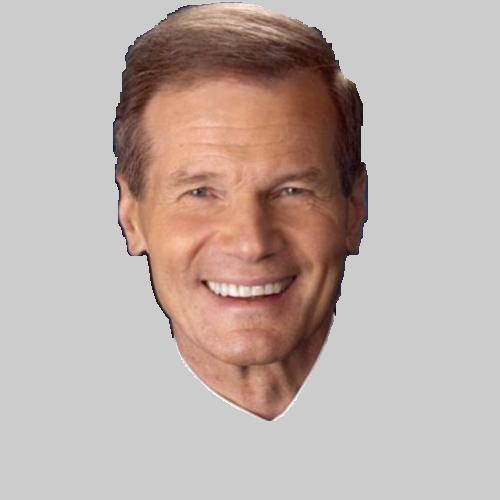
#> input picture Project 3/img/M0003.jpg, 500 x 500 px; its folder holds 4 pictures in this run
$ python P1_2.py
#> lines starting #> are read from the running program, lines starting #| are printed output that depends on the picture
import os
import cv2
import pickle
import numpy as np
import scipy.io as sio
import matplotlib.pyplot as plt
import matplotlib.lines as mlines
from sklearn import svm
from skimage.feature import hog
from sklearn.preprocessing import minmax_scale
from sklearn.model_selection import GridSearchCV

def ld_images(folder):
#> called with folder = 'img'
    images=[]
    for file in os.listdir(folder):
        image = cv2.imread(os.path.join(folder,file))
#> image is the input picture: shape (500, 500, 3); mean B, G, R 168.8, 174.3, 189.3
        if image is not None:
            images.append(image)
    return np.asarray(images)

def plot_graph(train, test, type):
    x = range(1,len(train)+1)
    red_line = mlines.Line2D([], [], color='red', marker='o', label='Train Data')
    green_line = mlines.Line2D([], [], color='green', marker='o', label='Test Data')
    plt.plot(x, train, 'ro-')
    plt.plot(x, test, 'go-')
    plt.title(str(type)+" Graph")
    plt.legend(handles = [red_line, green_line])
    plt.show()

all_images_rgb = ld_images("img")
all_images_hog = []
for i in range(len(all_images_rgb)):
    all_images_rgb[i] = cv2.cvtColor(all_images_rgb[i], cv2.COLOR_BGR2RGB)
    fd, hog_image = hog(all_images_rgb[i], orientations = 32, pixels_per_cell = (16, 16), cells_per_block = (1,1), visualize = True, multichannel = True)
    all_images_hog.append(fd)
#> this loop made 4 passes
#> pass 1, `fd, hog_image = hog(all_images_rgb[i], orientations = 32, pixels_per_c..`:
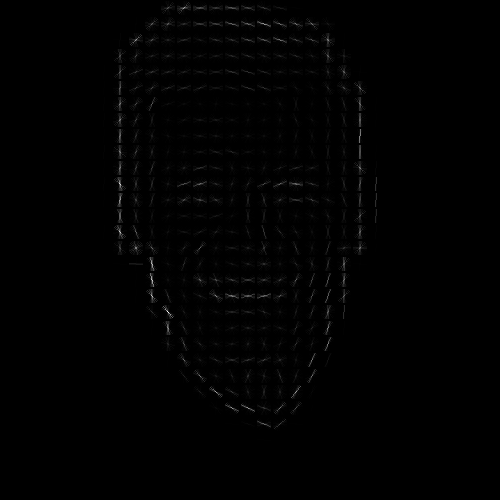
#> hog_image: shape (500, 500) float64; min 0, max 48.53, mean 0.3; drawn with min black and max white

#> (the run stopped early here; a loop or call above may not have finished)
